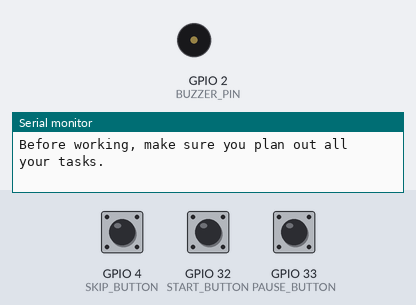
The program below on a simulated ESP32. Shown: buzzer (waves = sounding), the last lines printed to the serial monitor. The test bench sets the inputs (shaded band); at power-on: GPIO 32 (START_BUTTON) HIGH, GPIO 33 (PAUSE_BUTTON) HIGH, GPIO 4 (SKIP_BUTTON) HIGH. Random numbers use the default seed unless the program sets one.

Above: at 1.8 s.
1.9 s: GPIO 32 (START_BUTTON) pulled LOW for 0.15 s
At 2.03 s:
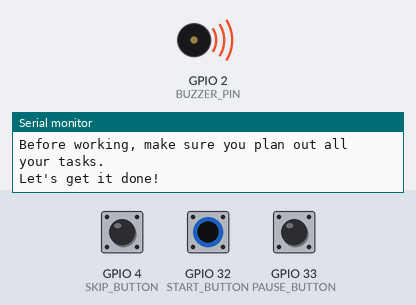
5.0 s: GPIO 33 (PAUSE_BUTTON) pulled LOW for 0.15 s
At 6.3 s:
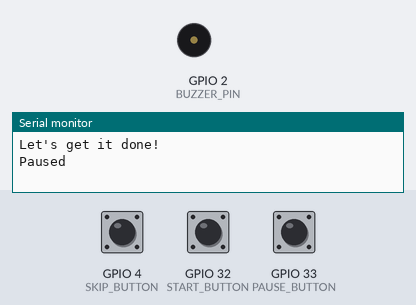
6.6 s: GPIO 32 (START_BUTTON) pulled LOW for 1 s
At 6.78 s:
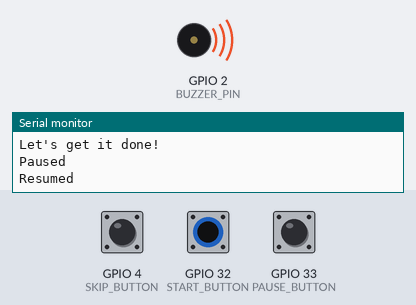
Timing chart, 0 to 9.6 s (numbered marks = the images above; inputs shaded):
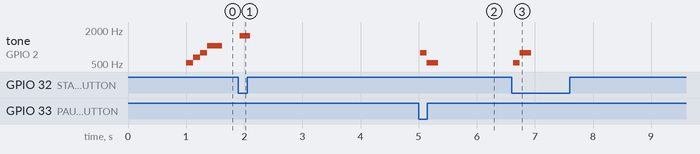

Measured:
- after the input at 1.9 s, tone on GPIO 2 (BUZZER_PIN): silent → 1568 Hz at once, → silent 0.18 s later
- after the input at 5.0 s, tone on GPIO 2 (BUZZER_PIN): silent → 784 Hz at once, → 523 Hz 0.11 s later, → silent 0.20 s later
- after the input at 6.6 s, tone on GPIO 2 (BUZZER_PIN): silent → 523 Hz at once, → 784 Hz 0.11 s later, → silent 0.20 s later

The program:

main.cpp
```cpp
// Tim Doan
// Study Buddy v2
// Main Code
// This file runs the main operations of the project.

// Libraries:
#include "dialogue.h"
#include "buzzer.h"
#include "button.h"
#include "display.h"
#include <Arduino.h>

// Variables:
int work_minutes = 25;
int break_minutes = 5;

// User States:
enum class state {WORK, BREAK};
state current = state::WORK;

// Timer Logic:
int total_seconds = work_minutes * 60;
unsigned long last_tick  = 0;

// Opening Message Logic:
const unsigned long MESSAGE_MS = 3000;   // how long a mode's message holds the screen
unsigned long message_until = 0;         // when to trade it for the timer, or 0 if none is up

// Pause Logic:
bool paused = false;
unsigned long paused_at = 0;             // the moment the pause button froze the countdown

// Announce an event on every output the project has.
// The terminal, the buzzer, and the screen all get told at once, and the screen is
// handed the exact line the terminal printed so the two never disagree.
void on_event(Event e)
{
    const char* line = say(e);
    play(e);
    display_message(e, line);
}

// Work Mode:
void work_mode()
{
    // The mode and timer are set first so the screen has the new countdown to draw
    current = state::WORK;
    total_seconds = work_minutes * 60;
    on_event(Event::WORK_START);

    // The countdown waits while the opening message has the screen to itself
    message_until = millis() + MESSAGE_MS;
}

// Break Mode:
void break_mode()
{
    // The mode and timer are set first so the screen has the new countdown to draw
    current = state::BREAK;
    total_seconds = break_minutes * 60;
    on_event(Event::BREAK_START);

    // The countdown waits while the opening message has the screen to itself
    message_until = millis() + MESSAGE_MS;
}

// Move the project into whichever mode comes next.
// Both the timer running out and the button being pressed come through here,
// so an early switch behaves exactly like one the timer made on its own.
void next_mode()
{
    if (current == state::WORK)
    {
        on_event(Event::WORK_DONE);
        break_mode();
    }

    else
    {
        on_event(Event::BREAK_DONE);
        work_mode();
    }

}
void setup()
{
    // Inputs:
    button_begin();

    // Outputs:
    buzzer_begin();
    display_begin();

    Serial.begin(115200);
    delay(1000);

    // Greet the user and hold the screen until they press start. The jingle and the
    // buddy keep moving while it sits there, and the timer has not started yet, so waiting is free.
    on_event(Event::SESSION_START);
    while (!start_pressed())
    {
        buzzer_update();
        display_update();
    }

    last_tick = millis();
    work_mode();

}

void tick()
{
    total_seconds --;

    Serial.printf("%s %d:%02d\n",
        current == state::WORK ? "Work: " : "Break:",
        total_seconds / 60,
        total_seconds % 60);

    display_time(total_seconds);

    if (total_seconds == 0)
    {
        next_mode();
    }
}

void loop()
{
    // Keep whatever jingle is playing moving from note to note, and the buddy from frame to frame
    buzzer_update();
    display_update();

    // Check every button on every pass so none of them misses its settling clock
    bool skip  = skip_pressed();
    bool start = start_pressed();
    bool pause = pause_pressed();

    // Freeze the countdown where it stands and let the buddy doze until it starts again
    if (pause && !paused)
    {
        paused = true;
        paused_at = millis();
        Serial.println("Paused");
        play_pause();
        display_paused(total_seconds);
    }

    if (start && paused)
    {
        paused = false;
        Serial.println("Resumed");
        play_resume();

        // A pause that cut a mode's opening message short skips the rest of it,
        // so the countdown starts right away instead of making the user wait again
        if (message_until != 0)
        {
            message_until = 0;
            last_tick = millis();
        }

        // Otherwise pick back up from the exact point the countdown stopped. The clock is
        // pushed back by the time spent paused, so no part of a second is lost.
        else
        {
            last_tick += millis() - paused_at;
        }

        display_timer(total_seconds);
    }

    // Let the user jump ahead to the next mode early.
    // A skip starts the next mode running even if the countdown was paused.
    if (skip)
    {
        paused = false;
        next_mode();
        return;
    }

    if (paused)
    {
        return;
    }

    // The opening message holds both the screen and the countdown until its time is up,
    // then the timer takes over and the first whole second starts from there
    if (message_until != 0)
    {
        if (millis() >= message_until)
        {
            message_until = 0;
            display_timer(total_seconds);
            last_tick = millis();
        }

        return;
    }

    if (millis() - last_tick >= 1000)
    {
        last_tick += 1000;
        tick();
    }
}
```

button.cpp
```cpp
/// Tim Doan
// Study Buddy v2
// Button

// This file defines the buttons' pins and the logic that turns a noisy press into one clean signal.

#include "button.h"
#include <Arduino.h>

// Pin Definitions:
static const int SKIP_BUTTON  = 4;
static const int START_BUTTON = 32;
static const int PAUSE_BUTTON = 33;

// How long the pin has to hold still before a reading counts, in milliseconds.
static const unsigned long DEBOUNCE_MS = 25;

// Button Logic:
// Every button keeps its own settling clock so one bouncing button can't disturb another.
struct Button
{
    int pin;
    bool stable_state = false;       // the reading trusted as real, true while held down
    bool last_raw = false;           // the raw reading from the last check
    unsigned long last_change = 0;   // the moment the raw reading last flipped
};

static Button skip_button  = {SKIP_BUTTON};
static Button start_button = {START_BUTTON};
static Button pause_button = {PAUSE_BUTTON};

// Give each button pin its pull-up resistor.
// These pins all have one built into the chip, so the buttons only need a wire to GND.
void button_begin()
{
    pinMode(SKIP_BUTTON, INPUT_PULLUP);
    pinMode(START_BUTTON, INPUT_PULLUP);
    pinMode(PAUSE_BUTTON, INPUT_PULLUP);
}

// Report a press once, at the moment the button settles into being held down.
static bool pressed(Button& b)
{
    // The pull-up holds the pin high, so the pin reads low while the button is held down
    bool raw = (digitalRead(b.pin) == LOW);

    // The reading just flipped, so start the settling clock over
    if (raw != b.last_raw)
    {
        b.last_raw = raw;
        b.last_change = millis();
        return false;
    }

    // The reading has not held still long enough to be trusted yet
    if (millis() - b.last_change < DEBOUNCE_MS)
    {
        return false;
    }

    // The reading held steady, so take it as the button's real state.
    // Returning stable_state reports true only when it settled into being down.
    if (raw != b.stable_state)
    {
        b.stable_state = raw;
        return b.stable_state;
    }

    return false;
}

bool skip_pressed()
{
    return pressed(skip_button);
}

bool start_pressed()
{
    return pressed(start_button);
}

bool pause_pressed()
{
    return pressed(pause_button);
}
```

button.h
```cpp
// Tim Doan
// Study Buddy v2
// Button

// This file defines functions with buttons

// Define the file once
#pragma once

// Bring in the list of user events so that a button press knows which event to move to
#include "dialogue.h"

// Function: Give the buttons their pullup resistors
void button_begin();

// Function: Tell when the skip button is pressed
bool skip_pressed();

// Function: Tell when the start button is pressed
bool start_pressed();

// Function: Tell when the pause button is pressed
bool pause_pressed();
```

buzzer.cpp
```cpp
// Tim Doan
// Study Buddy v2
// Buzzer

// This file defines the jingle for each event and the logic to play a jingle one note at a time.

#include "buzzer.h"
#include <Arduino.h>

// Buzzer pin, wired to D2 through a 220 ohm resistor:
static const int BUZZER_PIN = 2;

// Settings for the ESP32's tone hardware:
static const int BUZZER_START_FREQ = 2000;  // starting frequency, replaced by every note that plays
static const int BUZZER_RESOLUTION = 10;    // how finely the square wave can be shaped, in bits

// One note of a jingle. Frequency is in hertz and length is in milliseconds.
// A frequency of 0 makes no sound, which is how a rest gets written.
struct Note
{
    uint16_t freq;
    uint16_t ms;
};

// Define jingles for events:
// Session Start: notes climbing upward to get the user motivated
static const Note SESSION_START_NOTES[] =
{
    {523, 120},
    {659, 120},
    {784, 120},
    {1047, 260},
};

// Starting Work Session: one high, loud ding, like the shot before track runners race
static const Note WORK_START_NOTES[] =
{
    {1568, 180},
};

// Starting Break Session: a quick note into a longer one, like getting a coin in Mario
static const Note BREAK_START_NOTES[] =
{
    {988, 90},
    {1319, 220},
};

// Session End: a run up the scale, a beat of silence, then a held note to close the stage out
static const Note SESSION_DONE_NOTES[] =
{
    {784, 140},
    {880, 140},
    {988, 140},
    {1047, 140},
    {0, 60},
    {1319, 420},
};

// Pausing: two notes stepping down, like the buddy settling in for a nap
static const Note PAUSE_NOTES[] =
{
    {784, 110},
    {523, 200},
};

// Resuming: the same two notes stepping back up, like the buddy waking up
static const Note RESUME_NOTES[] =
{
    {523, 110},
    {784, 200},
};

// Bundle all the notes of a jingle into one value:
struct Melody
{
    const Note* notes;
    uint8_t count;
};

// Macro for text substution:
#define SET(arr) {arr, sizeof(arr) / sizeof(arr[0])}

// Lookup table:
// WORK_DONE and BREAK_DONE are left silent on purpose. Every mode change announces its
// DONE event and its START event back to back, so only the START event carries a jingle.
// That way one change of modes makes one sound instead of two.
static const Melody TABLE[(int)Event::COUNT] =
{
    SET(SESSION_START_NOTES),   // SESSION_START
    SET(WORK_START_NOTES),      // WORK_START
    {nullptr, 0},               // WORK_DONE
    SET(BREAK_START_NOTES),     // BREAK_START
    {nullptr, 0},               // BREAK_DONE
    SET(SESSION_DONE_NOTES),    // SESSION_DONE
};

// Pausing isn't one of the events, since it has no dialogue, so its jingles sit apart from the table:
static const Melody PAUSE = SET(PAUSE_NOTES);
static const Melody RESUME = SET(RESUME_NOTES);

// Jingle Logic:
static const Note* melody = nullptr;    // the jingle playing now, or nullptr when the buzzer is quiet
static uint8_t note_count = 0;          // how many notes that jingle holds
static uint8_t note_index = 0;          // which note of the jingle is sounding
static unsigned long note_started = 0;  // the moment the current note began

// Send the current note's frequency out to the buzzer:
static void start_note()
{
    ledcWriteTone(BUZZER_PIN, melody[note_index].freq);
}

// Hand the buzzer pin over to the ESP32's tone hardware:
void buzzer_begin()
{
    ledcAttach(BUZZER_PIN, BUZZER_START_FREQ, BUZZER_RESOLUTION);
}

// Start a jingle from its first note, cutting off whatever was playing before:
static void start_melody(const Melody& set)
{
    // A silent jingle has no notes, so there is nothing to start
    if (set.count == 0)
    {
        return;
    }

    melody = set.notes;
    note_count = set.count;
    note_index = 0;
    note_started = millis();
    start_note();
}

// Look up the jingle that belongs to an event and sound its first note:
void play(Event e)
{
    start_melody(TABLE[(int)e]);
}

// Sound the jingle for pausing the countdown:
void play_pause()
{
    start_melody(PAUSE);
}

// Sound the jingle for starting the countdown back up:
void play_resume()
{
    start_melody(RESUME);
}

// Move a jingle onto its next note once the current note has run its full length.
// This never waits around, so the timer keeps counting while a jingle plays.
void buzzer_update()
{
    // Nothing is playing right now
    if (melody == nullptr)
    {
        return;
    }

    // The current note still has time left on it
    if (millis() - note_started < melody[note_index].ms)
    {
        return;
    }

    // Carry any leftover time into the next note so the jingle keeps its rhythm
    note_started += melody[note_index].ms;
    note_index ++;

    // The jingle ran out of notes, so go quiet
    if (note_index >= note_count)
    {
        ledcWriteTone(BUZZER_PIN, 0);
        melody = nullptr;
        return;
    }

    start_note();
}

// Report whether a jingle is still playing:
bool buzzer_busy()
{
    return melody != nullptr;
}
```

buzzer.h
```cpp
// Tim Doan
// Study Buddy v2
// Buzzer

// This file defines the functions that set up the buzzer, start a jingle, and keep that jingle playing.

// Define the file once
#pragma once

// Bring in the list of user events so every jingle can be tied to one
#include "dialogue.h"

// Function to hand the buzzer pin over to the ESP32's tone hardware
void buzzer_begin();

// Function to summon a jingle when an event happens
void play(Event e);

// Function to sound the jingle for pausing the countdown
void play_pause();

// Function to sound the jingle for starting the countdown back up
void play_resume();

// Function that walks a jingle from one note to the next
void buzzer_update();

// Function that reports whether a jingle is still playing
bool buzzer_busy();
```

dialogue.cpp
```cpp
// Tim Doan
// Study Buddy v2
// Dialogue

// This file defines the dialogue lines for each event and the logic to bring up each line.

#include "dialogue.h"
#include <Arduino.h>

// Define lines for events:
// Session Start:
static const char* const SESSION_START_LINES[] =
{
    "Have you cleared yourself of all distractions?",
    "Take a deep breath. Be mindful and ready to focus.",
    "Do you have all your tasks planned out?",
    "Before working, make sure you plan out all your tasks.",
};

// Starting Work Session:
static const char* const WORK_START_LINES[] =
{
    "Let's get to work!",
    "Time to get it done!",
    "Work time!",
    "Starting the work session..."
    "Time to work!",
    "Let's get it done!"
};

// Ending Work Session:
static const char* const WORK_DONE_LINES[] =
{

};

// Starting Break Session:
static const char* const BREAK_START_LINES[] =
{
    "Time to take a break!",
    "Let's take a quick break now.",
    "Break time!!!",
    "Work period done!",
    "Timer's up!",
    "Good job!",
};

// Ending Break Session:
static const char* const BREAK_DONE_LINES[] =
{

};

// Session End:
static const char* const SESSION_DONE_LINES[] =
{
    "Hooray to another productive session!",
    "Great work today! I'll see you soon.",
    "I got to say. That was fantastic!",
};

// Bundle all the lines into one value:
struct DialogueSet
{
    const char* const* lines;
    uint8_t count;
};

// Macro for text substution:
#define SET(arr) {arr, sizeof(arr) / sizeof(arr[0])}

// Lookup table:
static const DialogueSet TABLE[(int)Event::COUNT] =
{
    SET(SESSION_START_LINES),
    SET(WORK_START_LINES),
    SET(WORK_DONE_LINES),
    SET(BREAK_START_LINES),
    SET(BREAK_DONE_LINES),
    SET(SESSION_DONE_LINES),
};

// Choose and say random lines based off each event, then hand that line back:
const char* say(Event e)
{
    const DialogueSet& set =
    TABLE[(int)e];
    const char* line = set.lines[random(set.count)];
    Serial.println(line);
    return line;
}
```

dialogue.h
```cpp
// Tim Doan
// Study Buddy v2
// Dialogue

// This file definds the user events and the function that summons dialogue.

// Define the file once
#pragma once

// User States:
enum class Event
{
    SESSION_START,
    WORK_START,
    WORK_DONE,
    BREAK_START,
    BREAK_DONE,
    SESSION_DONE,
    COUNT
};

// Function to summon dialogue when an event changes.
// It hands back the line it picked so the display can show the same one the terminal printed.
const char* say(Event e);
```

display.h
```cpp
// Tim Doan
// Study Buddy v2
// Display

// This file defines the functions that set up the LCD display and redraw each part of the screen.

// Define the file once
#pragma once

// Bring in the list of user events so the screen can change along with the mode
#include "dialogue.h"

// Function to wake the display up and paint the first screen
void display_begin();

// Function to hand the screen to the buddy, who acts out an event and says its line
void display_message(Event e, const char* message);

// Function to put the buddy to sleep on screen while the countdown is paused
void display_paused(int total_seconds);

// Function that keeps the buddy moving, one frame at a time, while it has the screen
void display_update();

// Function to trade the buddy out for the mode label and the countdown
void display_timer(int total_seconds);

// Function to redraw only the countdown
void display_time(int total_seconds);
```
